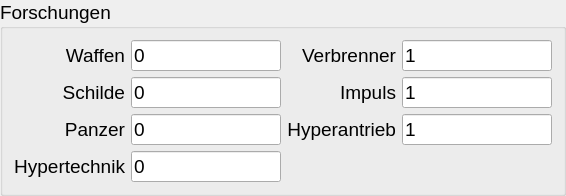
             <widget class="QGroupBox" name="groupBox">
              <property name="font">
               <font>
                <pointsize>14</pointsize>
               </font>
              </property>
              <property name="title">
               <string>Forschungen</string>
              </property>
              <layout class="QGridLayout" name="gridLayout_4">
               <item row="1" column="1">
                <widget class="QLineEdit" name="schilde_A1">
                 <property name="maximumSize">
                  <size>
                   <width>150</width>
                   <height>16777215</height>
                  </size>
                 </property>
                 <property name="font">
                  <font>
                   <pointsize>14</pointsize>
                  </font>
                 </property>
                 <property name="text">
                  <string>0</string>
                 </property>
                </widget>
               </item>
               <item row="2" column="1">
                <widget class="QLineEdit" name="panzer_A1">
                 <property name="maximumSize">
                  <size>
                   <width>150</width>
                   <height>16777215</height>
                  </size>
                 </property>
                 <property name="font">
                  <font>
                   <pointsize>14</pointsize>
                  </font>
                 </property>
                 <property name="text">
                  <string>0</string>
                 </property>
                </widget>
               </item>
               <item row="6" column="0">
                <widget class="QLabel" name="label_53">
                 <property name="font">
                  <font>
                   <pointsize>14</pointsize>
                  </font>
                 </property>
                 <property name="text">
                  <string>Hypertechnik</string>
                 </property>
                 <property name="alignment">
                  <set>Qt::AlignRight|Qt::AlignTrailing|Qt::AlignVCenter</set>
                 </property>
                </widget>
               </item>
               <item row="6" column="1">
                <widget class="QLineEdit" name="hypertechnik">
                 <property name="maximumSize">
                  <size>
                   <width>150</width>
                   <height>16777215</height>
                  </size>
                 </property>
                 <property name="font">
                  <font>
                   <pointsize>14</pointsize>
                  </font>
                 </property>
                 <property name="text">
                  <string>0</string>
                 </property>
                </widget>
               </item>
               <item row="0" column="0">
                <widget class="QLabel" name="label_16">
                 <property name="font">
                  <font>
                   <pointsize>14</pointsize>
                  </font>
                 </property>
                 <property name="text">
                  <string>Waffen</string>
                 </property>
                 <property name="alignment">
                  <set>Qt::AlignRight|Qt::AlignTrailing|Qt::AlignVCenter</set>
                 </property>
                </widget>
               </item>
               <item row="2" column="0">
                <widget class="QLabel" name="label_18">
                 <property name="font">
                  <font>
                   <pointsize>14</pointsize>
                  </font>
                 </property>
                 <property name="text">
                  <string>Panzer</string>
                 </property>
                 <property name="alignment">
                  <set>Qt::AlignRight|Qt::AlignTrailing|Qt::AlignVCenter</set>
                 </property>
                </widget>
               </item>
               <item row="0" column="1">
                <widget class="QLineEdit" name="waffen_A1">
                 <property name="maximumSize">
                  <size>
                   <width>150</width>
                   <height>16777215</height>
                  </size>
                 </property>
                 <property name="font">
                  <font>
                   <pointsize>14</pointsize>
                  </font>
                 </property>
                 <property name="text">
                  <string>0</string>
                 </property>
                </widget>
               </item>
               <item row="1" column="0">
                <widget class="QLabel" name="label_17">
                 <property name="font">
                  <font>
                   <pointsize>14</pointsize>
                  </font>
                 </property>
                 <property name="text">
                  <string>Schilde</string>
                 </property>
                 <property name="alignment">
                  <set>Qt::AlignRight|Qt::AlignTrailing|Qt::AlignVCenter</set>
                 </property>
                </widget>
               </item>
               <item row="0" column="2">
                <widget class="QLabel" name="label_19">
                 <property name="font">
                  <font>
                   <pointsize>14</pointsize>
                  </font>
                 </property>
                 <property name="text">
                  <string>Verbrenner</string>
                 </property>
                 <property name="alignment">
                  <set>Qt::AlignRight|Qt::AlignTrailing|Qt::AlignVCenter</set>
                 </property>
                </widget>
               </item>
               <item row="0" column="3">
                <widget class="QLineEdit" name="verbrenn_A1">
                 <property name="maximumSize">
                  <size>
                   <width>150</width>
                   <height>16777215</height>
                  </size>
                 </property>
                 <property name="font">
                  <font>
                   <pointsize>14</pointsize>
                  </font>
                 </property>
                 <property name="text">
                  <string>1</string>
                 </property>
                </widget>
               </item>
               <item row="1" column="2">
                <widget class="QLabel" name="label_20">
                 <property name="font">
                  <font>
                   <pointsize>14</pointsize>
                  </font>
                 </property>
                 <property name="text">
                  <string>Impuls</string>
                 </property>
                 <property name="alignment">
                  <set>Qt::AlignRight|Qt::AlignTrailing|Qt::AlignVCenter</set>
                 </property>
                </widget>
               </item>
               <item row="1" column="3">
                <widget class="QLineEdit" name="impuls_A1">
                 <property name="maximumSize">
                  <size>
                   <width>150</width>
                   <height>16777215</height>
                  </size>
                 </property>
                 <property name="font">
                  <font>
                   <pointsize>14</pointsize>
                  </font>
                 </property>
                 <property name="text">
                  <string>1</string>
                 </property>
                </widget>
               </item>
               <item row="2" column="2">
                <widget class="QLabel" name="label_21">
                 <property name="font">
                  <font>
                   <pointsize>14</pointsize>
                  </font>
                 </property>
                 <property name="text">
                  <string>Hyperantrieb</string>
                 </property>
                 <property name="alignment">
                  <set>Qt::AlignRight|Qt::AlignTrailing|Qt::AlignVCenter</set>
                 </property>
                </widget>
               </item>
               <item row="2" column="3">
                <widget class="QLineEdit" name="hyper_A1">
                 <property name="maximumSize">
                  <size>
                   <width>150</width>
                   <height>16777215</height>
                  </size>
                 </property>
                 <property name="font">
                  <font>
                   <pointsize>14</pointsize>
                  </font>
                 </property>
                 <property name="text">
                  <string>1</string>
                 </property>
                </widget>
               </item>
              </layout>
             </widget>
